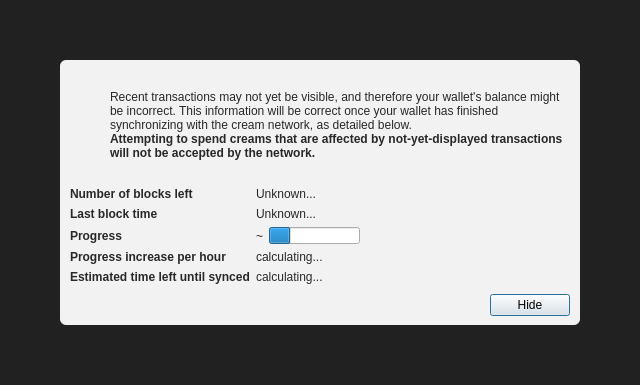
<?xml version="1.0" encoding="UTF-8"?>
<ui version="4.0">
 <class>ModalOverlay</class>
 <widget class="ModalOverlay" name="ModalOverlay">
  <property name="geometry">
   <rect>
    <x>0</x>
    <y>0</y>
    <width>640</width>
    <height>385</height>
   </rect>
  </property>
  <property name="windowTitle">
   <string>Form</string>
  </property>
  <layout class="QVBoxLayout" name="verticalLayout" stretch="0">
   <property name="sizeConstraint">
    <enum>QLayout::SetDefaultConstraint</enum>
   </property>
   <property name="leftMargin">
    <number>0</number>
   </property>
   <property name="topMargin">
    <number>0</number>
   </property>
   <property name="rightMargin">
    <number>0</number>
   </property>
   <property name="bottomMargin">
    <number>0</number>
   </property>
   <item>
    <widget class="QWidget" name="bgWidget" native="true">
     <property name="styleSheet">
      <string notr="true">#bgWidget { background: rgba(0,0,0,220); }</string>
     </property>
     <layout class="QVBoxLayout" name="verticalLayoutMain" stretch="1">
      <property name="leftMargin">
       <number>60</number>
      </property>
      <property name="topMargin">
       <number>60</number>
      </property>
      <property name="rightMargin">
       <number>60</number>
      </property>
      <property name="bottomMargin">
       <number>60</number>
      </property>
      <item>
       <widget class="QWidget" name="contentWidget" native="true">
        <property name="styleSheet">
         <string notr="true">#contentWidget { background: rgba(255,255,255,240); border-radius: 6px; }

QLabel { color: rgb(40,40,40);  }</string>
        </property>
        <layout class="QVBoxLayout" name="verticalLayoutSub" stretch="1,0,0,0">
         <property name="spacing">
          <number>0</number>
         </property>
         <property name="leftMargin">
          <number>10</number>
         </property>
         <property name="topMargin">
          <number>10</number>
         </property>
         <property name="rightMargin">
          <number>10</number>
         </property>
         <property name="bottomMargin">
          <number>10</number>
         </property>
         <item>
          <layout class="QHBoxLayout" name="horizontalLayoutIconText" stretch="0,1">
           <property name="topMargin">
            <number>20</number>
           </property>
           <item>
            <layout class="QVBoxLayout" name="verticalLayoutIcon">
             <property name="leftMargin">
              <number>0</number>
             </property>
             <item>
              <widget class="QPushButton" name="warningIcon">
               <property name="enabled">
                <bool>false</bool>
               </property>
               <property name="text">
                <string/>
               </property>
               <property name="icon">
                <iconset>
                 <normaloff>:/icons/warning</normaloff>
                 <disabledoff>:/icons/warning</disabledoff>:/icons/warning</iconset>
               </property>
               <property name="iconSize">
                <size>
                 <width>48</width>
                 <height>48</height>
                </size>
               </property>
               <property name="flat">
                <bool>true</bool>
               </property>
              </widget>
             </item>
             <item>
              <spacer name="verticalSpacerWarningIcon">
               <property name="orientation">
                <enum>Qt::Vertical</enum>
               </property>
               <property name="sizeHint" stdset="0">
                <size>
                 <width>20</width>
                 <height>40</height>
                </size>
               </property>
              </spacer>
             </item>
            </layout>
           </item>
           <item>
            <layout class="QVBoxLayout" name="verticalLayoutInfoText">
             <property name="leftMargin">
              <number>0</number>
             </property>
             <property name="topMargin">
              <number>0</number>
             </property>
             <item>
              <widget class="QLabel" name="infoText">
               <property name="text">
                <string>Recent transactions may not yet be visible, and therefore your wallet's balance might be incorrect. This information will be correct once your wallet has finished synchronizing with the cream network, as detailed below.</string>
               </property>
               <property name="textFormat">
                <enum>Qt::RichText</enum>
               </property>
               <property name="wordWrap">
                <bool>true</bool>
               </property>
              </widget>
             </item>
             <item>
              <widget class="QLabel" name="infoTextStrong">
               <property name="font">
                <font>
                 <weight>75</weight>
                 <bold>true</bold>
                </font>
               </property>
               <property name="text">
                <string>Attempting to spend creams that are affected by not-yet-displayed transactions will not be accepted by the network.</string>
               </property>
               <property name="textFormat">
                <enum>Qt::RichText</enum>
               </property>
               <property name="wordWrap">
                <bool>true</bool>
               </property>
              </widget>
             </item>
             <item>
              <spacer name="verticalSpacerInTextSpace">
               <property name="orientation">
                <enum>Qt::Vertical</enum>
               </property>
               <property name="sizeHint" stdset="0">
                <size>
                 <width>20</width>
                 <height>40</height>
                </size>
               </property>
              </spacer>
             </item>
            </layout>
           </item>
          </layout>
         </item>
         <item>
          <spacer name="verticalSpacerAfterText">
           <property name="orientation">
            <enum>Qt::Vertical</enum>
           </property>
           <property name="sizeHint" stdset="0">
            <size>
             <width>20</width>
             <height>40</height>
            </size>
           </property>
          </spacer>
         </item>
         <item>
          <layout class="QFormLayout" name="formLayout">
           <property name="fieldGrowthPolicy">
            <enum>QFormLayout::FieldsStayAtSizeHint</enum>
           </property>
           <property name="horizontalSpacing">
            <number>6</number>
           </property>
           <property name="verticalSpacing">
            <number>6</number>
           </property>
           <property name="topMargin">
            <number>10</number>
           </property>
           <item row="0" column="0">
            <widget class="QLabel" name="labelNumberOfBlocksLeft">
             <property name="font">
              <font>
               <weight>75</weight>
               <bold>true</bold>
              </font>
             </property>
             <property name="text">
              <string>Number of blocks left</string>
             </property>
            </widget>
           </item>
           <item row="0" column="1">
            <widget class="QLabel" name="numberOfBlocksLeft">
             <property name="text">
              <string>Unknown...</string>
             </property>
            </widget>
           </item>
           <item row="1" column="0">
            <widget class="QLabel" name="labelLastBlockTime">
             <property name="font">
              <font>
               <weight>75</weight>
               <bold>true</bold>
              </font>
             </property>
             <property name="text">
              <string>Last block time</string>
             </property>
            </widget>
           </item>
           <item row="1" column="1">
            <widget class="QLabel" name="newestBlockDate">
             <property name="sizePolicy">
              <sizepolicy hsizetype="Maximum" vsizetype="Preferred">
               <horstretch>0</horstretch>
               <verstretch>0</verstretch>
              </sizepolicy>
             </property>
             <property name="text">
              <string>Unknown...</string>
             </property>
            </widget>
           </item>
           <item row="2" column="0">
            <widget class="QLabel" name="labelSyncDone">
             <property name="font">
              <font>
               <weight>75</weight>
               <bold>true</bold>
              </font>
             </property>
             <property name="text">
              <string>Progress</string>
             </property>
            </widget>
           </item>
           <item row="2" column="1">
            <layout class="QHBoxLayout" name="horizontalLayoutSync" stretch="0,1">
             <item>
              <widget class="QLabel" name="percentageProgress">
               <property name="text">
                <string notr="true">~</string>
               </property>
              </widget>
             </item>
             <item>
              <widget class="QProgressBar" name="progressBar">
               <property name="value">
                <number>24</number>
               </property>
               <property name="format">
                <string/>
               </property>
              </widget>
             </item>
            </layout>
           </item>
           <item row="4" column="0">
            <widget class="QLabel" name="labelProgressIncrease">
             <property name="font">
              <font>
               <weight>75</weight>
               <bold>true</bold>
              </font>
             </property>
             <property name="text">
              <string>Progress increase per hour</string>
             </property>
            </widget>
           </item>
           <item row="4" column="1">
            <widget class="QLabel" name="progressIncreasePerH">
             <property name="text">
              <string>calculating...</string>
             </property>
            </widget>
           </item>
           <item row="5" column="0">
            <widget class="QLabel" name="labelEstimatedTimeLeft">
             <property name="font">
              <font>
               <weight>75</weight>
               <bold>true</bold>
              </font>
             </property>
             <property name="text">
              <string>Estimated time left until synced</string>
             </property>
            </widget>
           </item>
           <item row="5" column="1">
            <widget class="QLabel" name="expectedTimeLeft">
             <property name="text">
              <string>calculating...</string>
             </property>
            </widget>
           </item>
          </layout>
         </item>
         <item>
          <layout class="QHBoxLayout" name="horizontalLayoutButtons">
           <property name="leftMargin">
            <number>10</number>
           </property>
           <property name="topMargin">
            <number>10</number>
           </property>
           <item>
            <spacer name="horizontalSpacer">
             <property name="orientation">
              <enum>Qt::Horizontal</enum>
             </property>
             <property name="sizeHint" stdset="0">
              <size>
               <width>40</width>
               <height>20</height>
              </size>
             </property>
            </spacer>
           </item>
           <item>
            <widget class="QPushButton" name="closeButton">
             <property name="text">
              <string>Hide</string>
             </property>
             <property name="focusPolicy">
              <enum>Qt::StrongFocus</enum>
             </property>
             <property name="default">
              <bool>true</bool>
             </property>
            </widget>
           </item>
          </layout>
         </item>
        </layout>
       </widget>
      </item>
     </layout>
    </widget>
   </item>
  </layout>
 </widget>
 <customwidgets>
  <customwidget>
   <class>ModalOverlay</class>
   <extends>QWidget</extends>
   <header>qt/modaloverlay.h</header>
   <container>1</container>
  </customwidget>
 </customwidgets>
 <resources/>
 <connections/>
</ui>
